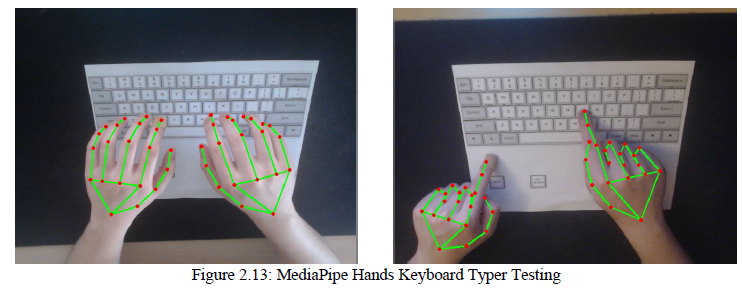
#> input picture hands.PNG, 742 x 291 px
$ python -i transform.py   (imports and definitions only)
#> lines starting #> are read from the running program, lines starting #| are printed output that depends on the picture; after the words box and inside, x2 and y2 are one past the last pixel; in counts of white or black regions, pixels touching at a corner belong together
### filters.py
import numpy as np
import math
import cv2
from matplotlib import pyplot as plt

def convolution(f, I):
	# Handle boundary of I, e.g. pad I according to size of f
	# Compute im_conv = f*I

	# flip the kernel for convolution
	f = np.flipud(np.fliplr(f))
	# setup height and width of image and kernel
	I_row, I_col = I.shape
	f_row, f_col = f.shape
	# add padding based on half of the size of kernel
	pad_row = int(f_row/2)
	pad_col = int(f_col/2)
	# create padded image template with 0s added to all sides
	img_padded = np.zeros((int(I_row+(2*pad_row)),int(I_col+(2*pad_col))))
	# get height and width of padded image template
	I_row_padded, I_col_padded = img_padded.shape
	# add original image into the middle of the padded image template
	for idx_i, i in enumerate(range(pad_row,(I_row_padded-pad_row))):
		for idx_j, j in enumerate(range(pad_col,(I_col_padded-pad_col))):
			img_padded[i][j] = I[idx_i][idx_j]
	# setup height and width of output convolution image
	im_conv = np.zeros((I_row, I_col))
	# loop through height and length of input image range
	for i in range(I_row):
		for j in range(I_col):
			# setup kernel sized section of image at current index
			section_img = img_padded[i:i+f_row, j:j+f_col]
			# set output convolution image to the sum of section image * kernel
			im_conv[i][j] = np.sum(f*section_img)
	return im_conv

# class demo implementation of Gaussian filter
def gaussian_filter(size, sigma):
    # Precompute sigma*sigma
    sigma2 = sigma*sigma
    # Create a coordinate sampling from -n/2 to n/2 so that (0,0) will be at the center of the filter
    x = np.linspace(-size/2.0, size/2.0, 1)
    y = np.linspace(-size/2.0, size/2.0, 1)
    # Blank array for the Gaussian filter
    gaussian_filter = np.zeros((size,size))
    # Loop over all elements of the filter
    for i in range(0, len(x)):
        for j in range(0, len(y)):
            # Use the x and y coordinate sampling as the inputs to the 2D Gaussian function
            gaussian_filter[i,j] = (1/2*math.pi*sigma2)*math.exp(-(x[i]*x[i]+y[j]*y[j])/(2*sigma2))
    # Normalize so the filter sums to 1
    return gaussian_filter/np.sum(gaussian_filter.flatten())

def magnitude_gradient(img):
	# declare vertical and horizontal sobels
	vert_Sobel = np.array([[-1, 0, 1], [-2, 0, 2], [-1, 0, 1]])
	hori_Sobel = np.array([[-1, -2, -1], [0, 0, 0], [1, 2, 1]])
	# convolution on input image using the sobels
	vert_img = convolution(vert_Sobel, img)
	hori_img = convolution(hori_Sobel, img)
	# compute gradient magnitude image G = sqrt(Gx^2 + Gy^2)
	gradientmag_img = np.sqrt(np.square(vert_img) + np.square(hori_img))
	# normalize gradient magnitude to scale of 0 to 255q
	gradientmag_img = gradientmag_img*(255/gradientmag_img.max())
	# get slope theta of gradient
	theta = np.arctan2(hori_img, vert_img)
	return gradientmag_img, theta

### cannyedge.py
import numpy as np
import math
import cv2


def non_max_suppression(img, theta):
	## loop through all points on the gradient magnitude and find max pixel values based on direction ##
	# instantiate image x y size
    img_x, img_y = img.shape
    # setup output and initialize all to 0
    output = np.zeros((img_x,img_y))
    # uzing theta, determine degrees by multiplying theta by 180 and dividing by pi
    degrees = theta*180/np.pi
    # instantiate degree list and convert all degrees less than 0 convert to positive
    degrees[degrees<0] = degrees[degrees<0] + 180

    # loop through each pixel of the input image
    for i in range(1, img_x-1):
        for j in range(1, img_y-1):
        	#instantiate neighboring intensity values
            first_intensity = 255
            second_intensity = 255
            # if degree in range of 0
            if (0 <= degrees[i,j] < 22.5) or (157.5 <= degrees[i,j] <= 180):
            	# get the surrounding pixels at 0 or 180 degree line direction intensities
                first_intensity = img[i, j+1]
                second_intensity = img[i, j-1]
            # if degree in range of 45
            elif (22.5 <= degrees[i,j] < 67.5):
            	# get the surrounding pixels at 45 degree direction intensities
                first_intensity = img[i+1, j-1]
                second_intensity = img[i-1, j+1]
            # if degree in range of 90
            elif (67.5 <= degrees[i,j] < 112.5):
            	# get the surrounding pixels at 90 degree direction intensities
                first_intensity = img[i+1, j]
                second_intensity = img[i-1, j]
            # if degree in range of 135
            elif (112.5 <= degrees[i,j] < 157.5):
            	# get the surrounding pixels at 135 degree direction intensities
                first_intensity = img[i-1, j-1]
                second_intensity = img[i+1, j+1]
            # if a pixel in the same direction has a higher intensity than the current pixel's
            if ((img[i,j]>=first_intensity) and (img[i,j]>=second_intensity)):
            	# set output pixel to input pixel's intensity
                output[i,j] = img[i,j]
            else:
            	# set output pixel to 0
                output[i,j] = 0
    return output

def threshold(img, weak, strong, lowRatio, highRatio):
	## identify strong and weak pixels ##
	# instantiate image x y size
    img_x, img_y = img.shape
    # setup output and initialize all to 0
    output = np.zeros((img_x,img_y))

    # instantiate weak and strong pixels based on input
    weak_pixel = np.int32(weak)
    strong_pixel = np.int32(strong)

    # determine ratios of high/low thresholds based on max input image value
    high_Threshold = img.max()*highRatio
    low_Threshold = high_Threshold*lowRatio

    # get all x and y coordinates of strong pixel values above threshold
    strong_pixel_i, strong_pixel_j = np.where(img >= low_Threshold)
    # get all x y coordinates of weak pixel values below threshold
    weak_pixel_i, weak_pixel_j = np.where((img <= high_Threshold) & (img >= low_Threshold))
    # output the two pixel intensity values based on if they are within weak or strong range
    output[strong_pixel_i, strong_pixel_j] = strong_pixel
    output[weak_pixel_i, weak_pixel_j] = weak_pixel

    return output, weak_pixel, strong_pixel

def hysteresis(img, weak, strong):
	## convert weak pixels to strong pixels if surrounding pixels are strong ##
	# instantiate image x y size
    img_x, img_y = img.shape
    # setup output and initialize all to 0
    output = np.copy(img)

    # loop through each pixel of the input image
    for i in range(1, img_x-1):
        for j in range(1, img_y-1):
        	# if at vertical edges, automatically set to black pixels
        	if i < 5 or i > img_x-5:
        		output[i, j] = 0
        	# if at horizontal edges, automatically set to black pixels
        	elif j < 5 or j > img_y-5:
        		output[i, j] = 0
        	else:
        		# if the current intensity is weak
	            if output[i,j] == weak:
	            	# determine if one of the neighboring pixels are strong, if so set to strong value
	            	if img[i, j-1] == strong:
	            		output[i, j] = strong
	            	elif img[i, j+1] == strong:
	            		output[i, j] = strong
	            	elif img[i-1, j] == strong:
	            		output[i, j] = strong
	            	elif img[i+1, j] == strong:
	            		output[i, j] = strong
	            	elif img[i-1, j-1] == strong:
	            		output[i, j] = strong
	            	elif img[i-1, j+1] == strong:
	            		output[i, j] = strong
	            	elif img[i+1, j-1] == strong:
	            		output[i, j] = strong
	            	elif img[i+1, j+1] == strong:
	            		output[i, j] = strong
	            	# if none of the surrounding pixels is strong, set to current pixel to 0
	            	else:
	            		output[i, j] = 0
    return output

### transform.py
import cv2
import numpy as np
from matplotlib import pyplot as plt
from filters import convolution, gaussian_filter, magnitude_gradient
from cannyedge import non_max_suppression,threshold,hysteresis


def getContour(frame):
	# cleanup by filtering the frame using bilateral and gaussian blur
	# convert frame to grayscale
	grayimg = cv2.cvtColor(frame,cv2.COLOR_BGR2GRAY)

	# apply bilateral filtering
	medianimg = cv2.medianBlur(grayimg,5)
	bilateralimg = cv2.bilateralFilter(medianimg,5,75,75)

	# apply gaussian blur with 5 by 5 kernel
	gaussian = gaussian_filter(5,1)
	gaussianimg = convolution(gaussian, bilateralimg)
	gaussianimg = np.uint8(gaussianimg)

	# get edges using magnitude gradient
	maggradimg, theta = magnitude_gradient(gaussianimg)
	nonMaxSuppImg = non_max_suppression(maggradimg,theta)
	thresholdImg, weak, strong = threshold(nonMaxSuppImg, 30, 50, 0.05, 0.09)
	cannyimg = hysteresis(thresholdImg, weak, strong)
	cannyimg = cannyimg.astype(np.uint8)

	# close small holes of the contour to create closed line
	kernel = np.ones((3,3))
	outimg = cv2.morphologyEx(cannyimg,cv2.MORPH_CLOSE, kernel)

	# display median bilateral and gaussian filters
	fig = plt.figure()
	fig.add_subplot(1, 3, 1)
	plt.title("Median Blur")
	plt.imshow(medianimg, cmap='gray')
	fig.add_subplot(1, 3, 2)
	plt.title("Bilateral Filter")
	plt.imshow(bilateralimg, cmap='gray')
	fig.add_subplot(1, 3, 3)
	plt.title("Gaussian Blur")
	plt.imshow(gaussianimg, cmap='gray')
	plt.show()
	# display gradient magnitutde, non Max, Thresholding, Canny, and closed morphological transformation
	fig = plt.figure()
	fig.add_subplot(2, 3, 1)
	plt.title("Magnitude Gradient")
	plt.imshow(maggradimg, cmap='gray')
	fig.add_subplot(2, 3, 2)
	plt.title("Non-Max Suppression")
	plt.imshow(nonMaxSuppImg, cmap='gray')
	fig.add_subplot(2, 3, 3)
	plt.title("Threshold")
	plt.imshow(thresholdImg, cmap='gray')
	fig.add_subplot(2, 3, 4)
	plt.title("Canny Edge Detection")
	plt.imshow(cannyimg, cmap='gray')
	fig.add_subplot(2, 3, 5)
	plt.title("Closed Morphological")
	plt.imshow(outimg, cmap='gray')
	plt.show()

	## using libraries instead ##
	# gaussianimg =cv2.GaussianBlur(bilateralimg,(5,5),0)
	# cannyimg = cv2.Canny(gaussianimg,30,50)

	# get contours, the curve joining all continous points using source image, contour retrieval mode, and contour approximation
	contours,hierarchy = cv2.findContours(outimg,cv2.RETR_LIST,cv2.CHAIN_APPROX_SIMPLE)
	# sort the list of contours
	contours = sorted(contours, key=cv2.contourArea, reverse=True)

	# loop over list of contours
	for contour in contours:
		# approximate the contour by calculating the perimeter
	    perimeter = cv2.arcLength(contour,True)
	    # loop over contours to get the rectangle
	    approx=cv2.approxPolyDP(contour,0.02*perimeter,True)
	    # if our contour has 4 points, we can say that the contour is the rectangle
	    if len(approx) == 4:
	        sheetContour = approx
	        break
	# return the contour sheet
	return sheetContour

def getEndpoints(sheetContour):
	# get the endpoints of inputted frame by reshaping input contour
    sheetContour = sheetContour.reshape((4,2))
    # initialize new contour output with zeroes
    endpoints = np.zeros((4,2),dtype = np.float32)
    # get end points by getting minimum and maximum of contour
    add = sheetContour.sum(1)
    endpoints[2] = sheetContour[np.argmax(add)]
    endpoints[0] = sheetContour[np.argmin(add)]
    # get end points by getting minimum and maximum of contour
    diff = np.diff(sheetContour,axis = 1)
    endpoints[3] = sheetContour[np.argmax(diff)]
    endpoints[1] = sheetContour[np.argmin(diff)]

    return endpoints

def getTransformationMatrices(frame, output_width, output_height):
	# apply some cleanup filtering and extract contours
	sheetContour = getContour(frame)
	# get the endpoints of the sheet
	sheetEndpoints = getEndpoints(sheetContour)
	# make output frame 1400x1000 pixels, standard paper size for 8.5"x11"
	output_pts = np.float32([[0,0],[output_width,0],[output_width,output_height],[0,output_height]])
	# get the transformation matrix by using the output frame's endpoints and the found sheet's endpoints
	P = cv2.getPerspectiveTransform(sheetEndpoints,output_pts)
	## get inverse matrix
	inv_P = np.linalg.pinv(P)

	return P, inv_P

def transformCoordinate(in_x, in_y, matrix):
	# given x y coordinate, transform point using inputted matrix
	out_x = 0
	out_y = 0
	np_pts = np.float32([[[in_x, in_y]]])
	transformed_pts = cv2.perspectiveTransform(np_pts, matrix)
	out_x, out_y = transformed_pts[0][0]

	return out_x, out_y

>>> import cv2
>>> picture = cv2.imread('hands.PNG')
#> picture is the input picture: shape (291, 742, 3); mean B, G, R 120.2, 117.9, 118
>>> result = getContour(picture)
#> after the loop in convolution (call 2), `for idx_i, i in enumerate(range(pad_row,(I_row_padded-pad_row))):`:
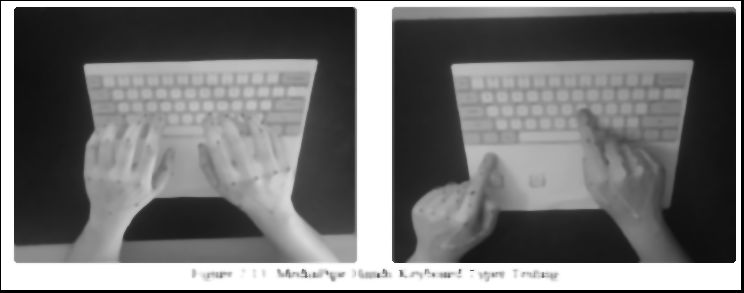
#> img_padded: shape (293, 744) float64; min 0, max 255, mean 115.6
#> after the loop in convolution (call 3), `for i in range(I_row):`:
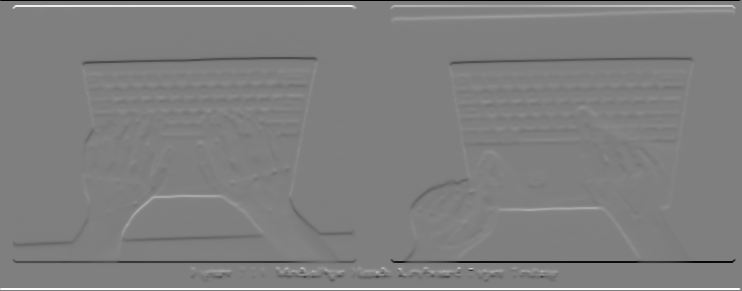
#> im_conv: shape (291, 742) float64; min -1020, max 1020, mean 3.5; drawn with min black and max white
#> in magnitude_gradient, `theta = np.arctan2(hori_img, vert_img)`:
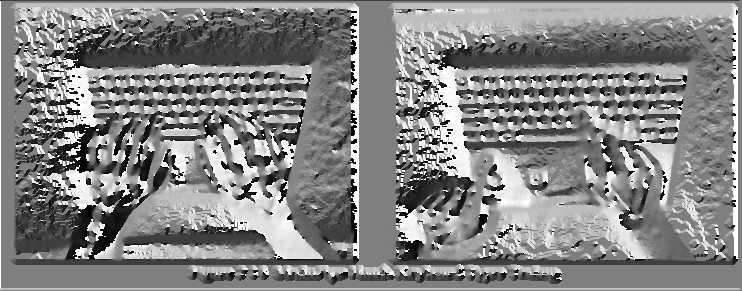
#> theta: shape (291, 742) float64; min -3.14, max 3.14, mean 0.138; drawn with min black and max white
#> in non_max_suppression, `degrees[degrees<0] = degrees[degrees<0] + 180`:
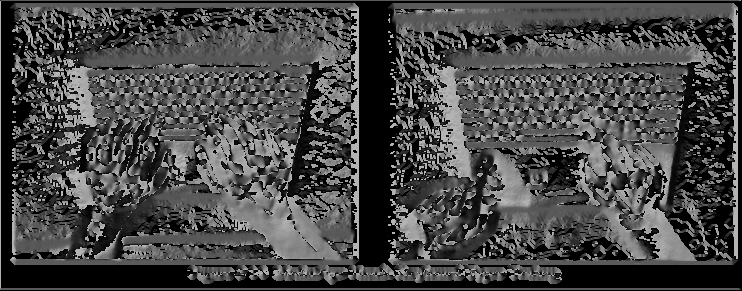
#> degrees: shape (291, 742) float64; min 0, max 180, mean 71.6
#> after the loop in non_max_suppression, `for i in range(1, img_x-1):`:
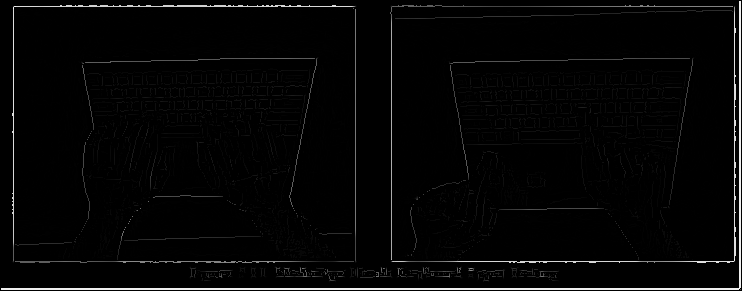
#> output: shape (291, 742) float64; min 0, max 255, mean 5.9
#> in threshold, `high_Threshold = img.max()*highRatio`: high_Threshold = 22.95
#> in threshold, `low_Threshold = high_Threshold*lowRatio`: low_Threshold = 1.15
#> in threshold, `weak_pixel_i, weak_pixel_j = np.where((img <= high_Threshold) & (img >..`: weak_pixel_i = 18540 values from 5 to 282; weak_pixel_j = 18540 values, max 735 at index 6, min 12 at index 7, mean 370
#> after the loop in hysteresis, `for i in range(1, img_x-1):`:
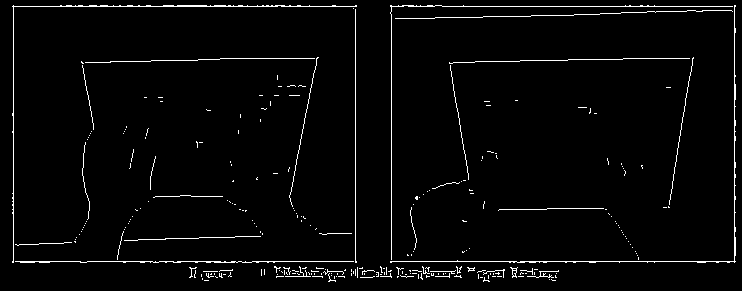
#> output: shape (291, 742) float64; values 0 (black) and 50 (white), 2.8% white in thin lines or dots
#> in getContour, `outimg = cv2.morphologyEx(cannyimg,cv2.MORPH_CLOSE, kernel)`:
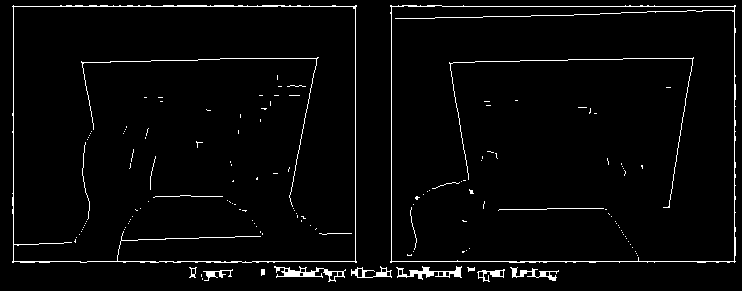
#> outimg: shape (291, 742); values 0 (black) and 50 (white), 3.1% white in thin lines or dots
#> in getContour, `contours,hierarchy = cv2.findContours(outimg,cv2.RETR_LIST,cv2.CHAIN_A..`: contours = 161 contours, 142 with area under 20; largest, box (x1, y1, x2, y2) and area: (390, 5, 736, 263) 87650, (12, 5, 357, 263) 87498, (391, 5, 735, 263) 87470, (13, 5, 356, 263) 87230, (274, 266, 346, 282) 330
#> the loop in getContour, `for contour in contours:` made 1 pass
#> (perimeter, sheetContour) on pass 1: (1238.2, [[390, 5], [390, 262], [735, 261], [735, 5]])
#> result = [[390, 5], [390, 262], [735, 261], [735, 5]]
